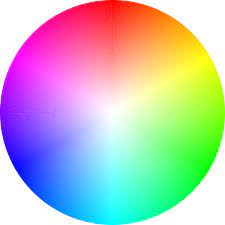
#> input picture chap06/exercises/hsvColor.jpg, 225 x 225 px
$ python 2-2.py
#> lines starting #> are read from the running program, lines starting #| are printed output that depends on the picture
## HSV 색상 평면
import cv2

image = cv2.imread("hsvColor.jpg")
#> image is the input picture: shape (225, 225, 3); mean B, G, R 189.5, 189.9, 189.7

hsv = cv2.cvtColor(image, cv2.COLOR_BGR2HSV)   # HSV 색공간을 분리하기 위해 변환
#> hsv: shape (225, 225, 3); mean H, S, V 78.4, 129.6, 253.8
planes = cv2.split(hsv)                        # 색 평면 분리

cv2.imshow("Hue Channel", planes[0])
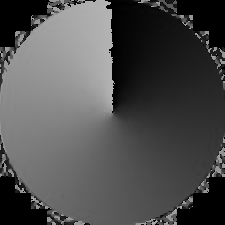
#> window 'Hue Channel': shape (225, 225); min 0, max 179, mean 78.4
cv2.imshow("Saturation Channel", planes[1])
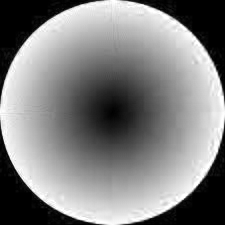
#> window 'Saturation Channel': shape (225, 225); min 0, max 255, mean 129.6
cv2.imshow("Value Channel", planes[2])
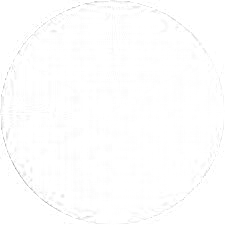
#> window 'Value Channel': shape (225, 225); min 165, max 255, mean 253.8
cv2.waitKey()
